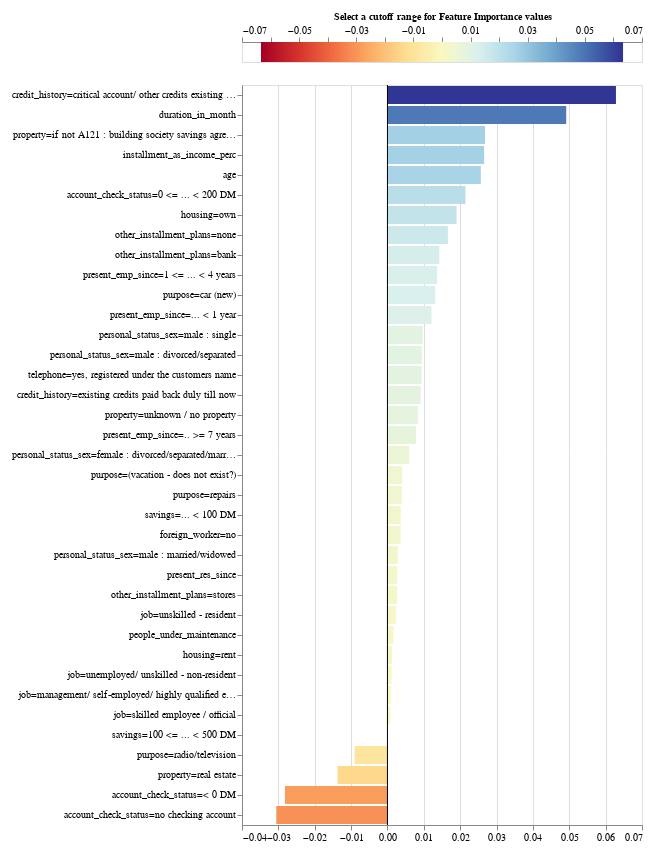

Write notebook code for a chart like this one.
### Code cell
exp.plot_features_importance()

### Figure 1 — Vega-Lite specification as saved in the notebook (floating-point values rounded to 4 significant figures; data arrays with more than 128 entries replaced by an {"elided": "..."} marker saying what was removed)
{"config": {"view": {"continuousWidth": 400, "continuousHeight": 300}, "axis": {"labelFontSize": 10, "labelLimit": 225.0}}, "vconcat": [{"layer": [{"data": {"name": "data-af13926f448c5b92272c12c8455be458"}, "mark": {"type": "rule", "strokeWidth": 3}, "encoding": {"color": {"type": "quantitative", "field": "xValue", "legend": null, "scale": {"domain": [-0.06284, 0.06284], "domainMid": 0, "scheme": "redyellowblue"}}, "x": {"type": "quantitative", "axis": {"orient": "top", "titleFontSize": 10}, "field": "xValue", "title": "Select a cutoff range for Feature Importance values "}}}, {"data": {"name": "data-c7bc3ae69e1253e8223f70a11d04b99d"}, "mark": {"type": "rect", "color": "black", "height": 20, "opacity": 0.4, "tooltip": true}, "encoding": {"x": {"type": "quantitative", "field": "x_min"}, "x2": {"field": "x_max"}, "y": {"type": "quantitative", "axis": null, "field": "y"}}, "selection": {"Cutter": {"type": "single", "fields": ["cutoff"], "bind": {"input": "range", "max": 0.06284, "min": 0, "name": "Importance cutoff value (±) ", "step": 0.001257}, "init": {"cutoff": 0.0}}}, "transform": [{"calculate": "(-Cutter.cutoff)", "as": "x_min"}, {"calculate": "Cutter.cutoff", "as": "x_max"}]}], "height": 20}, {"layer": [{"data": {"name": "data-83a4ebb2eaeaa0250879880058ab3859"}, "mark": "bar", "encoding": {"color": {"type": "quantitative", "field": "value", "legend": null, "scale": {"domain": [-0.06284, 0.06284], "domainMid": 0, "scheme": "blueorange"}}, "tooltip": [{"type": "nominal", "field": "name", "title": "Feature"}, {"type": "quantitative", "field": "value", "title": "Importance"}], "x": {"type": "quantitative", "field": "value", "title": null}, "y": {"type": "nominal", "field": "name", "sort": {"field": "value", "op": "mean", "order": "descending"}, "title": null}}, "selection": {"Cutter": {"type": "single", "fields": ["cutoff"], "bind": {"input": "range", "max": 0.06284, "min": 0, "name": "Importance cutoff value (±) ", "step": 0.001257}, "init": {"cutoff": 0.0}}}, "transform": [{"filter": "datum.value > -1 & datum.value < 1"}, {"filter": "((datum.value > Cutter.cutoff) || (datum.value < (-Cutter.cutoff)))"}]}, {"data": {"name": "data-9c00aa9dc2b1c1a0b4bf9b34ead12925"}, "mark": "rule", "encoding": {"x": {"type": "quantitative", "field": "x"}}}]}], "padding": 10, "$schema": "https://vega.github.io/schema/vega-lite/v4.8.1.json", "datasets": {"data-af13926f448c5b92272c12c8455be458": {"elided": "201 records"}, "data-c7bc3ae69e1253e8223f70a11d04b99d": [{"y": 0, "x": -0.5, "x2": 0.5}], "data-83a4ebb2eaeaa0250879880058ab3859": [{"name": "duration_in_month", "value": 0.04916}, {"name": "credit_amount", "value": 0.0}, {"name": "installment_as_income_perc", "value": 0.02659}, {"name": "present_res_since", "value": 0.002682}, {"name": "age", "value": 0.02569}, {"name": "credits_this_bank", "value": 0.0}, {"name": "people_under_maintenance", "value": 0.001646}, {"name": "account_check_status=0 <= ... < 200 DM", "value": 0.02145}, {"name": "account_check_status=< 0 DM", "value": -0.02819}, {"name": "account_check_status=>= 200 DM / salary assignments for at least 1 year", "value": 0.0}, {"name": "account_check_status=no checking account", "value": -0.03056}, {"name": "credit_history=all credits at this bank paid back duly", "value": 0.0}, {"name": "credit_history=critical account/ other credits existing (not at this bank)", "value": 0.06284}, {"name": "credit_history=delay in paying off in the past", "value": 0.0}, {"name": "credit_history=existing credits paid back duly till now", "value": 0.009142}, {"name": "credit_history=no credits taken/ all credits paid back duly", "value": 0.0}, {"name": "purpose=(vacation - does not exist?)", "value": 0.00407}, {"name": "purpose=business", "value": 0.0}, {"name": "purpose=car (new)", "value": 0.01315}, {"name": "purpose=car (used)", "value": 0.0}, {"name": "purpose=domestic appliances", "value": 0.0}, {"name": "purpose=education", "value": 0.0}, {"name": "purpose=furniture/equipment", "value": 0.0}, {"name": "purpose=radio/television", "value": -0.009044}, {"name": "purpose=repairs", "value": 0.003933}, {"name": "purpose=retraining", "value": 0.0}, {"name": "savings=.. >= 1000 DM ", "value": 0.0}, {"name": "savings=... < 100 DM", "value": 0.003639}, {"name": "savings=100 <= ... < 500 DM", "value": 0.0001676}, {"name": "savings=500 <= ... < 1000 DM ", "value": 0.0}, {"name": "savings=unknown/ no savings account", "value": 0.0}, {"name": "present_emp_since=.. >= 7 years", "value": 0.007868}, {"name": "present_emp_since=... < 1 year ", "value": 0.01211}, {"name": "present_emp_since=1 <= ... < 4 years", "value": 0.01365}, {"name": "present_emp_since=4 <= ... < 7 years", "value": 0.0}, {"name": "present_emp_since=unemployed", "value": 0.0}, {"name": "personal_status_sex=female : divorced/separated/married", "value": 0.005958}, {"name": "personal_status_sex=male : divorced/separated", "value": 0.009476}, {"name": "personal_status_sex=male : married/widowed", "value": 0.002869}, {"name": "personal_status_sex=male : single", "value": 0.009701}, {"name": "other_debtors=co-applicant", "value": 0.0}, {"name": "other_debtors=guarantor", "value": 0.0}, {"name": "other_debtors=none", "value": 0.0}, {"name": "property=if not A121 : building society savings agreement/ life insurance", "value": 0.02683}, {"name": "property=if not A121/A122 : car or other, not in attribute 6", "value": 0.0}, {"name": "property=real estate", "value": -0.01374}, {"name": "property=unknown / no property", "value": 0.008462}, {"name": "other_installment_plans=bank", "value": 0.01426}, {"name": "other_installment_plans=none", "value": 0.01662}, {"name": "other_installment_plans=stores", "value": 0.002669}, {"name": "housing=for free", "value": 0.0}, {"name": "housing=own", "value": 0.01901}, {"name": "housing=rent", "value": 0.001257}, {"name": "job=management/ self-employed/ highly qualified employee/ officer", "value": 0.000915}, {"name": "job=skilled employee / official", "value": 0.000783}, {"name": "job=unemployed/ unskilled - non-resident", "value": 0.001136}, {"name": "job=unskilled - resident", "value": 0.002313}, {"name": "telephone=none", "value": 0.0}, {"name": "telephone=yes, registered under the customers name ", "value": 0.009374}, {"name": "foreign_worker=no", "value": 0.00362}, {"name": "foreign_worker=yes", "value": 0.0}], "data-9c00aa9dc2b1c1a0b4bf9b34ead12925": [{"x": 0}]}}
